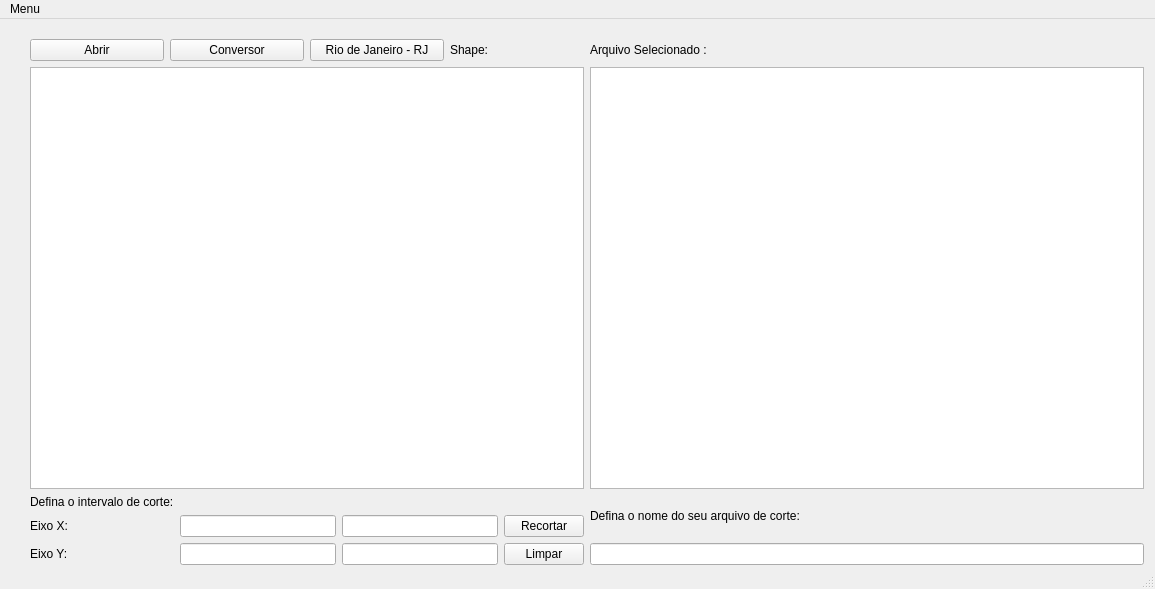
<?xml version="1.0" encoding="UTF-8"?>
<ui version="4.0">
 <class>MainWindow</class>
 <widget class="QMainWindow" name="MainWindow">
  <property name="geometry">
   <rect>
    <x>0</x>
    <y>0</y>
    <width>1155</width>
    <height>589</height>
   </rect>
  </property>
  <property name="windowTitle">
   <string>Visualizador de Arquivos  .TIF</string>
  </property>
  <widget class="QWidget" name="centralwidget">
   <widget class="QWidget" name="gridLayoutWidget">
    <property name="geometry">
     <rect>
      <x>20</x>
      <y>10</y>
      <width>1134</width>
      <height>546</height>
     </rect>
    </property>
    <layout class="QGridLayout" name="layout_P">
     <property name="leftMargin">
      <number>10</number>
     </property>
     <property name="topMargin">
      <number>10</number>
     </property>
     <property name="rightMargin">
      <number>10</number>
     </property>
     <property name="bottomMargin">
      <number>10</number>
     </property>
     <item row="1" column="0">
      <widget class="QGraphicsView" name="frame_exibicao_elevacao">
       <property name="sizePolicy">
        <sizepolicy hsizetype="Expanding" vsizetype="Expanding">
         <horstretch>0</horstretch>
         <verstretch>0</verstretch>
        </sizepolicy>
       </property>
      </widget>
     </item>
     <item row="1" column="1">
      <widget class="QGraphicsView" name="frame_exibicao_gradiente">
       <property name="sizePolicy">
        <sizepolicy hsizetype="Ignored" vsizetype="Ignored">
         <horstretch>0</horstretch>
         <verstretch>0</verstretch>
        </sizepolicy>
       </property>
      </widget>
     </item>
     <item row="2" column="1">
      <layout class="QVBoxLayout" name="layout_nome_corte">
       <item>
        <widget class="QLabel" name="label_3">
         <property name="text">
          <string>Defina o nome do seu arquivo de corte:</string>
         </property>
        </widget>
       </item>
       <item>
        <widget class="QLineEdit" name="nome_arquivo_corte"/>
       </item>
      </layout>
     </item>
     <item row="0" column="0">
      <layout class="QGridLayout" name="gridLayout_3">
       <item row="0" column="3">
        <widget class="QLabel" name="label_shape">
         <property name="text">
          <string>Shape: </string>
         </property>
        </widget>
       </item>
       <item row="0" column="1">
        <widget class="QPushButton" name="button_conversor">
         <property name="text">
          <string>Conversor</string>
         </property>
        </widget>
       </item>
       <item row="0" column="0">
        <widget class="QPushButton" name="botao_abrir_arquivo">
         <property name="text">
          <string>Abrir</string>
         </property>
        </widget>
       </item>
       <item row="0" column="2">
        <widget class="QPushButton" name="pushButton">
         <property name="text">
          <string>Rio de Janeiro - RJ</string>
         </property>
        </widget>
       </item>
      </layout>
     </item>
     <item row="2" column="0">
      <layout class="QGridLayout" name="layout_intervalo_de_corte">
       <item row="2" column="0">
        <widget class="QLabel" name="labe_eixo_y">
         <property name="text">
          <string>Eixo Y:</string>
         </property>
        </widget>
       </item>
       <item row="1" column="1">
        <widget class="QLineEdit" name="intervalo_x_inicio"/>
       </item>
       <item row="2" column="3">
        <widget class="QPushButton" name="botao_limpar">
         <property name="text">
          <string>Limpar</string>
         </property>
         <property name="shortcut">
          <string>Ctrl+L</string>
         </property>
        </widget>
       </item>
       <item row="1" column="2">
        <widget class="QLineEdit" name="intervalo_x_final"/>
       </item>
       <item row="2" column="2">
        <widget class="QLineEdit" name="intervalo_y_final"/>
       </item>
       <item row="1" column="3">
        <widget class="QPushButton" name="botao_recorte">
         <property name="text">
          <string>Recortar</string>
         </property>
         <property name="shortcut">
          <string>Return</string>
         </property>
        </widget>
       </item>
       <item row="2" column="1">
        <widget class="QLineEdit" name="intervalo_y_inicio"/>
       </item>
       <item row="1" column="0">
        <widget class="QLabel" name="label_eixo_x">
         <property name="text">
          <string>Eixo X:</string>
         </property>
        </widget>
       </item>
       <item row="0" column="0">
        <widget class="QLabel" name="label_corte">
         <property name="text">
          <string>Defina o intervalo de corte:</string>
         </property>
        </widget>
       </item>
      </layout>
     </item>
     <item row="0" column="1">
      <layout class="QGridLayout" name="gridLayout">
       <item row="0" column="0">
        <widget class="QLabel" name="label_nomeArquivo">
         <property name="text">
          <string>Arquivo Selecionado :</string>
         </property>
        </widget>
       </item>
      </layout>
     </item>
    </layout>
   </widget>
  </widget>
  <widget class="QMenuBar" name="menubar">
   <property name="geometry">
    <rect>
     <x>0</x>
     <y>0</y>
     <width>1155</width>
     <height>21</height>
    </rect>
   </property>
   <widget class="QMenu" name="menuArquivos">
    <property name="title">
     <string>Menu</string>
    </property>
    <addaction name="actionAbrir"/>
    <addaction name="actionRJ_22S435W"/>
    <addaction name="actionCortar"/>
   </widget>
   <addaction name="menuArquivos"/>
  </widget>
  <widget class="QStatusBar" name="statusbar"/>
  <action name="actionOpen">
   <property name="text">
    <string>Open</string>
   </property>
  </action>
  <action name="actionAbrir">
   <property name="text">
    <string>Abrir</string>
   </property>
   <property name="shortcut">
    <string>Ctrl+O</string>
   </property>
  </action>
  <action name="actionRJ_22S435W">
   <property name="text">
    <string>Rio de Janeiro - RJ</string>
   </property>
   <property name="shortcut">
    <string>Ctrl+R</string>
   </property>
  </action>
  <action name="actionCortar">
   <property name="text">
    <string>Conversor de coordenadas</string>
   </property>
   <property name="shortcut">
    <string>Ctrl+C</string>
   </property>
  </action>
 </widget>
 <resources/>
 <connections>
  <connection>
   <sender>botao_limpar</sender>
   <signal>clicked()</signal>
   <receiver>intervalo_x_final</receiver>
   <slot>clear()</slot>
   <hints>
    <hint type="sourcelabel">
     <x>572</x>
     <y>574</y>
    </hint>
    <hint type="destinationlabel">
     <x>491</x>
     <y>543</y>
    </hint>
   </hints>
  </connection>
  <connection>
   <sender>botao_limpar</sender>
   <signal>clicked()</signal>
   <receiver>intervalo_y_inicio</receiver>
   <slot>clear()</slot>
   <hints>
    <hint type="sourcelabel">
     <x>572</x>
     <y>574</y>
    </hint>
    <hint type="destinationlabel">
     <x>317</x>
     <y>572</y>
    </hint>
   </hints>
  </connection>
  <connection>
   <sender>botao_limpar</sender>
   <signal>clicked()</signal>
   <receiver>nome_arquivo_corte</receiver>
   <slot>clear()</slot>
   <hints>
    <hint type="sourcelabel">
     <x>572</x>
     <y>574</y>
    </hint>
    <hint type="destinationlabel">
     <x>1141</x>
     <y>574</y>
    </hint>
   </hints>
  </connection>
  <connection>
   <sender>pushButton</sender>
   <signal>clicked()</signal>
   <receiver>MainWindow</receiver>
   <slot>show_popup()</slot>
   <hints>
    <hint type="sourcelabel">
     <x>430</x>
     <y>55</y>
    </hint>
    <hint type="destinationlabel">
     <x>213</x>
     <y>51</y>
    </hint>
   </hints>
  </connection>
  <connection>
   <sender>botao_limpar</sender>
   <signal>clicked()</signal>
   <receiver>intervalo_x_inicio</receiver>
   <slot>clear()</slot>
   <hints>
    <hint type="sourcelabel">
     <x>572</x>
     <y>574</y>
    </hint>
    <hint type="destinationlabel">
     <x>317</x>
     <y>543</y>
    </hint>
   </hints>
  </connection>
  <connection>
   <sender>botao_limpar</sender>
   <signal>clicked()</signal>
   <receiver>intervalo_y_final</receiver>
   <slot>clear()</slot>
   <hints>
    <hint type="sourcelabel">
     <x>572</x>
     <y>574</y>
    </hint>
    <hint type="destinationlabel">
     <x>491</x>
     <y>572</y>
    </hint>
   </hints>
  </connection>
  <connection>
   <sender>botao_abrir_arquivo</sender>
   <signal>clicked()</signal>
   <receiver>MainWindow</receiver>
   <slot>ler_arquivo()</slot>
   <hints>
    <hint type="sourcelabel">
     <x>34</x>
     <y>55</y>
    </hint>
    <hint type="destinationlabel">
     <x>56</x>
     <y>122</y>
    </hint>
   </hints>
  </connection>
  <connection>
   <sender>botao_limpar</sender>
   <signal>clicked()</signal>
   <receiver>MainWindow</receiver>
   <slot>volta_tif()</slot>
   <hints>
    <hint type="sourcelabel">
     <x>572</x>
     <y>574</y>
    </hint>
    <hint type="destinationlabel">
     <x>715</x>
     <y>545</y>
    </hint>
   </hints>
  </connection>
  <connection>
   <sender>botao_recorte</sender>
   <signal>clicked()</signal>
   <receiver>MainWindow</receiver>
   <slot>corta_tif()</slot>
   <hints>
    <hint type="sourcelabel">
     <x>572</x>
     <y>545</y>
    </hint>
    <hint type="destinationlabel">
     <x>376</x>
     <y>545</y>
    </hint>
   </hints>
  </connection>
  <connection>
   <sender>actionAbrir</sender>
   <signal>triggered()</signal>
   <receiver>MainWindow</receiver>
   <slot>ler_arquivo()</slot>
   <hints>
    <hint type="sourcelabel">
     <x>-1</x>
     <y>-1</y>
    </hint>
    <hint type="destinationlabel">
     <x>580</x>
     <y>300</y>
    </hint>
   </hints>
  </connection>
  <connection>
   <sender>actionRJ_22S435W</sender>
   <signal>triggered()</signal>
   <receiver>MainWindow</receiver>
   <slot>show_popup()</slot>
   <hints>
    <hint type="sourcelabel">
     <x>-1</x>
     <y>-1</y>
    </hint>
    <hint type="destinationlabel">
     <x>580</x>
     <y>300</y>
    </hint>
   </hints>
  </connection>
  <connection>
   <sender>button_conversor</sender>
   <signal>clicked()</signal>
   <receiver>MainWindow</receiver>
   <slot>show_conversor()</slot>
   <hints>
    <hint type="sourcelabel">
     <x>182</x>
     <y>36</y>
    </hint>
    <hint type="destinationlabel">
     <x>446</x>
     <y>30</y>
    </hint>
   </hints>
  </connection>
 </connections>
 <slots>
  <slot>abrir_arquivo()</slot>
  <slot>slot1()</slot>
  <slot>corta_tif()</slot>
  <slot>ler_arquivo()</slot>
  <slot>volta_tif()</slot>
  <slot>gera_gradiente()</slot>
  <slot>mostra_lista()</slot>
  <slot>ler_regiao_selecionada()</slot>
  <slot>slot2()</slot>
  <slot>mostra_mapinhas()</slot>
  <slot>ler_mapinha_selecionado()</slot>
  <slot>mostra_mapa()</slot>
  <slot>botao_clicado_regiao()</slot>
  <slot>abrir_janela_rio()</slot>
  <slot>slot3()</slot>
  <slot>show_popup()</slot>
  <slot>show_conversor()</slot>
 </slots>
</ui>
